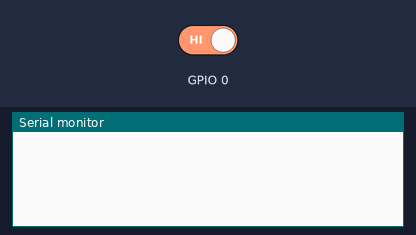
This sketch was run on a simulated ESP8266 (NodeMCU). On the bench: the last lines printed to the serial monitor. The inputs (shaded band) are chosen by the test bench; at power-on: GPIO 0 HIGH. WiFi joins after 1.5 s; servers stay silent unless stated; uploads are accepted with an empty reply.

Above: at 1.2 s.
1.3 s: GPIO 0 driven LOW
At 2.5 s:
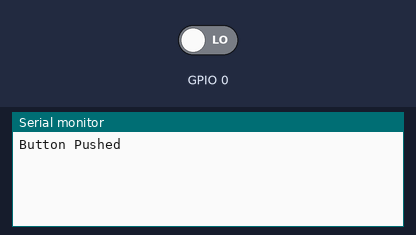
At 4.0 s:
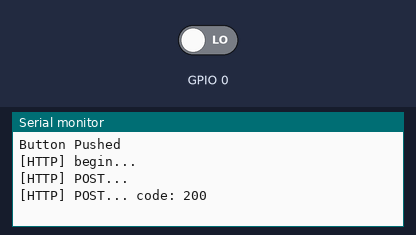

Measured:
- after the input at 1.3 s, the serial monitor: prints a new line at once (image 1)

The sketch:

playerUno.ino
```cpp
/*Description: Play RPS using two USB connected
 * esp8266 device. When pressed flash, it triggers
 * a call to a github.io html page for displaying result.
 *
 * Have fun playing ;)
 */

#include <Arduino.h>
#include <ESP8266WiFi.h>
#include <ESP8266WiFiMulti.h>
#include <ESP8266HTTPClient.h>

#define USE_SERIAL Serial

ESP8266WiFiMulti WiFiMulti;

const char* ssid     = "wifiname";
const char* password = "*wifipass";

// get this from the wia dashboard. it should start with `d_sk`

const char* device_secret_key = "uwu a secret";

boolean buttonState = HIGH;
boolean buttonDown = false;

void setup() {
  // put your setup code here, to run once:
  pinMode(0, INPUT);
  Serial.begin(115200);
  while (!Serial) {
    ; // wait for serial port to connect. Needed for native USB port only
  }
  WiFi.mode(WIFI_STA);
  WiFiMulti.addAP(ssid, password);
}

void loop() {
  // put your main code here, to run repeatedly:
  buttonState = digitalRead(0);
  // check if the pushbutton is pressed.
  // if it is, the buttonState is LOW:
  if (buttonState == LOW) {
    if (buttonDown == false) {
      Serial.println("Button Pushed");
      buttonDown = true;
      postToWia();
      delay(750);
    }
  } else {
    buttonDown = false;
  }
}

void postToWia() {
  // wait for WiFi connection
  if((WiFiMulti.run() == WL_CONNECTED)) {
    HTTPClient http;
    USE_SERIAL.print("[HTTP] begin...\n");
    // configure wia rest api
    http.begin("http://api.wia.io/v1/events");
    USE_SERIAL.print("[HTTP] POST...\n");

    // set authorization token
    http.addHeader("Authorization", "Bearer " + String(device_secret_key));
    // set content-type to json
    http.addHeader("Content-Type", "application/json");
    // start connection and send HTTP headers. replace name and data values with your own.
    int httpCode = http.POST("{\"name\":\"buttonPress\"}");
    // httpCode will be negative on error

    if(httpCode > 0) {
        // HTTP header has been send and Server response header has been handled
        USE_SERIAL.printf("[HTTP] POST... code: %d\n", httpCode);
        // file found at server
        if(httpCode == HTTP_CODE_OK) {
            String payload = http.getString();
            USE_SERIAL.println(payload);
        }
    } else {
        USE_SERIAL.printf("[HTTP] POST... failed, error: %s\n", http.errorToString(httpCode).c_str());
    }
    http.end();
  }
}
```
